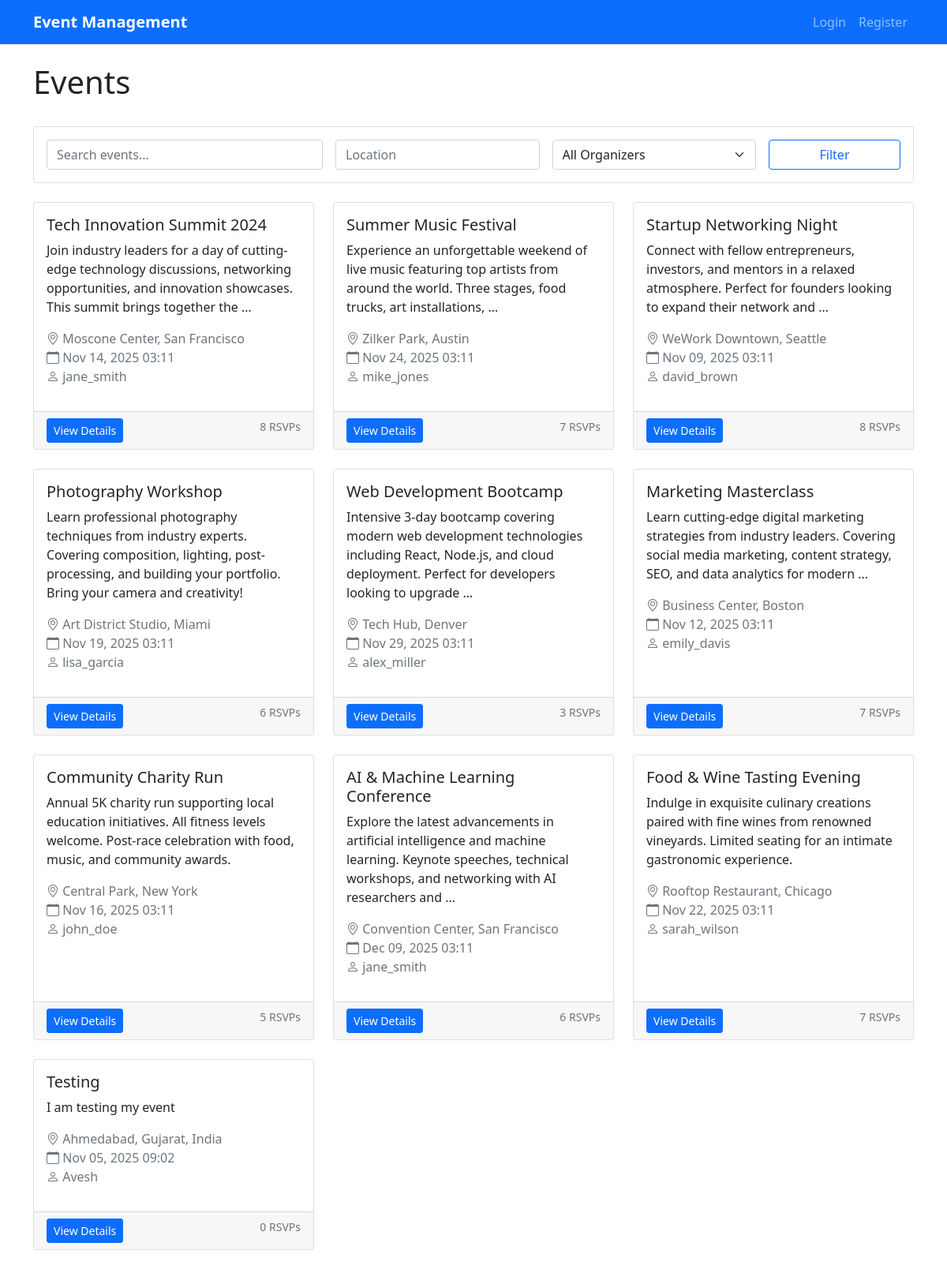
The page / on the database its author committed.
### events/models.py (models this page shows, shortened)
class Event(models.Model):
    title = models.CharField(max_length=255)
    description = models.TextField()
    organizer = models.ForeignKey(User, on_delete=models.CASCADE, related_name='organized_events')
    location = models.CharField(max_length=255)
    start_time = models.DateTimeField()
    end_time = models.DateTimeField()
    is_public = models.BooleanField(default=True)
    created_at = models.DateTimeField(auto_now_add=True)
    updated_at = models.DateTimeField(auto_now=True)

### events/views.py (the view)
# urls.py: path('', event_list, name='event_list'),
def event_list(request):
    search_query = request.GET.get('search', '')
    location_filter = request.GET.get('location', '')
    organizer_filter = request.GET.get('organizer', '')
    if request.user.is_authenticated:
        events = Event.objects.filter(
            Q(is_public=True) |
            Q(organizer=request.user) |
            Q(rsvps__user=request.user)
        ).distinct()
    else:
        events = Event.objects.filter(is_public=True)
    if search_query:
        events = events.filter(
            Q(title__icontains=search_query) |
            Q(description__icontains=search_query) |
            Q(location__icontains=search_query)
        )
    if location_filter:
        events = events.filter(location__icontains=location_filter)
    if organizer_filter:
        events = events.filter(organizer_id=organizer_filter)
    events = events.annotate(rsvp_count=Count('rsvps'))
    paginator = Paginator(events, 12)  # 12 events per page
    page_number = request.GET.get('page')
    page_obj = paginator.get_page(page_number)
    organizers = User.objects.filter(
        Q(organized_events__is_public=True) |
        Q(organized_events__rsvps__user=request.user)
    ).distinct() if request.user.is_authenticated else User.objects.filter(organized_events__is_public=True).distinct()
    context = {
        'events': page_obj,
        'page_obj': page_obj,
        'is_paginated': page_obj.has_other_pages(),
        'organizers': organizers,
        'request': request,
    }
    return render(request, 'events/event_list.html', context)

### templates/events/event_list.html (shortened to what this page needs)
{% extends 'base.html' %}
{% block content %}
<div class="d-flex justify-content-between align-items-center mb-4">
    <h1>Events</h1>
</div>
<div class="card mb-4">
    <div class="card-body">
        <form method="get" class="row g-3">
            <div class="col-md-4">
                <input type="text" class="form-control" name="search" placeholder="Search events..." value="{{ request.GET.search }}">
            </div>
            <div class="col-md-3">
                <input type="text" class="form-control" name="location" placeholder="Location" value="{{ request.GET.location }}">
            </div>
            <div class="col-md-3">
                <select class="form-select" name="organizer">
                    <option value="">All Organizers</option>
                </select>
            </div>
            <div class="col-md-2">
                <button type="submit" class="btn btn-outline-primary w-100">Filter</button>
            </div>
        </form>
    </div>
</div>
<div class="row">
    {% for event in events %}
        <div class="col-md-6 col-lg-4 mb-4">
            <div class="card event-card h-100">
                <div class="card-body">
                    <h5 class="card-title">{{ event.title }}</h5>
                    <p class="card-text">{{ event.description|truncatewords:20 }}</p>
                    <p class="text-muted">
                        <i class="bi bi-geo-alt"></i> {{ event.location }}<br>
                        <i class="bi bi-calendar"></i> {{ event.start_time|date:"M d, Y H:i" }}<br>
                        <i class="bi bi-person"></i> {{ event.organizer.username }}
                    </p>
                </div>
                <div class="card-footer">
                    <a href="{% url 'event_detail' event.id %}" class="btn btn-primary btn-sm">View Details</a>
                    <small class="text-muted float-end">{{ event.rsvp_count }} RSVP{{ event.rsvp_count|pluralize }}</small>
                </div>
            </div>
        </div>
    {% endfor %}
</div>
{% endblock %}

### templates/base.html (style rules this page uses)
.event-card { transition: transform 0.2s; }

### rows shown on the page
Event: title "Tech Innovation Summit 2024", description "Join industry leaders for a day of cutting-edge technology discussions, networking opportunities, and innovation showcases. This summit brings together the …", location "Moscone Center, San Francisco", start_time "Nov 14, 2025 03:11", organizer.username "jane_smith", rsvp_count "8"
Event: title "Summer Music Festival", description "Experience an unforgettable weekend of live music featuring top artists from around the world. Three stages, food trucks, art installations, …", location "Zilker Park, Austin", start_time "Nov 24, 2025 03:11", organizer.username "mike_jones", rsvp_count "7"
Event: title "Startup Networking Night", description "Connect with fellow entrepreneurs, investors, and mentors in a relaxed atmosphere. Perfect for founders looking to expand their network and …", location "WeWork Downtown, Seattle", start_time "Nov 09, 2025 03:11", organizer.username "david_brown", rsvp_count "8"
Event: title "Photography Workshop", description "Learn professional photography techniques from industry experts. Covering composition, lighting, post-processing, and building your portfolio. Bring your camera and creativity!", location "Art District Studio, Miami", start_time "Nov 19, 2025 03:11", organizer.username "lisa_garcia", rsvp_count "6"
Event: title "Web Development Bootcamp", description "Intensive 3-day bootcamp covering modern web development technologies including React, Node.js, and cloud deployment. Perfect for developers looking to upgrade …", location "Tech Hub, Denver", start_time "Nov 29, 2025 03:11", organizer.username "alex_miller", rsvp_count "3"
Event: title "Marketing Masterclass", description "Learn cutting-edge digital marketing strategies from industry leaders. Covering social media marketing, content strategy, SEO, and data analytics for modern …", location "Business Center, Boston", start_time "Nov 12, 2025 03:11", organizer.username "emily_davis", rsvp_count "7"
Event: title "Community Charity Run", description "Annual 5K charity run supporting local education initiatives. All fitness levels welcome. Post-race celebration with food, music, and community awards.", location "Central Park, New York", start_time "Nov 16, 2025 03:11", organizer.username "john_doe", rsvp_count "5"
Event: title "AI & Machine Learning Conference", description "Explore the latest advancements in artificial intelligence and machine learning. Keynote speeches, technical workshops, and networking with AI researchers and …", location "Convention Center, San Francisco", start_time "Dec 09, 2025 03:11", organizer.username "jane_smith", rsvp_count "6"
Event: title "Food & Wine Tasting Evening", description "Indulge in exquisite culinary creations paired with fine wines from renowned vineyards. Limited seating for an intimate gastronomic experience.", location "Rooftop Restaurant, Chicago", start_time "Nov 22, 2025 03:11", organizer.username "sarah_wilson", rsvp_count "7"
Event: title "Testing", description "I am testing my event", location "Ahmedabad, Gujarat, India", start_time "Nov 05, 2025 09:02", organizer.username "Avesh", rsvp_count "0"
